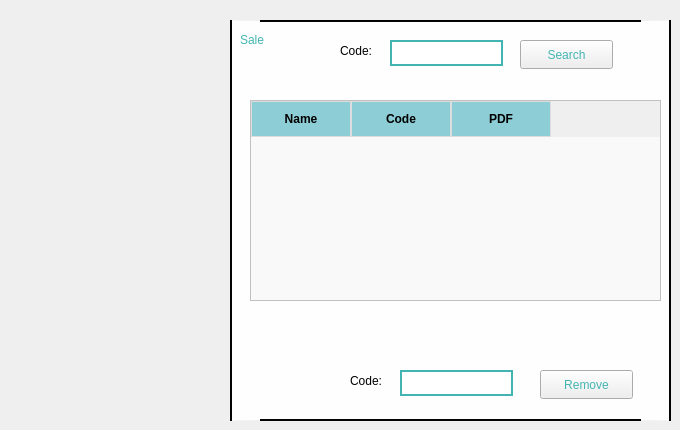
        <widget class="QWidget" name="voirfacture">
         <property name="styleSheet">
          <string notr="true">
#lineEdit_15
{
border:2px solid #42b5b2;
}
#lineEdit_16
{border:2px solid #42b5b2;}
#lineEdit_17
{border:2px solid #42b5b2;}
#lineEdit_21
{border:2px solid #42b5b2;}
#widget_6
{
background-color:#fefeff;
border-radius:30px #040301;
	border: 2px solid #040301;
}
#widget_4
{
background-color:#fefeff;
border-radius:30px #040301;
	border: 2px solid #040301;
}
#pushButton_10
{
color: #42b5b2; 
font: 12pt &quot;Berlin Sans FB&quot;;
}
#pushButton_7
{
color: #42b5b2; 
font: 12pt &quot;Berlin Sans FB&quot;;
}
#pushButton_11
{
color: #42b5b2; 
font: 12pt &quot;Berlin Sans FB&quot;;
}
#pushButton_9
{
color: #42b5b2; 
font: 12pt &quot;Berlin Sans FB&quot;;
}
#label_9
{color: #42b5b2; 
font: 16pt &quot;Berlin Sans FB&quot;; }
#label_10
{color: #42b5b2; 
font: 16pt &quot;Berlin Sans FB&quot;; }
#label_2
{
font: 12pt &quot;Berlin Sans FB&quot;; }
#label_3
{
font: 12pt &quot;Berlin Sans FB&quot;; }
#label
{
font: 12pt &quot;Berlin Sans FB&quot;; }

#label_8
{
font: 12pt &quot;Berlin Sans FB&quot;; }



</string>
         </property>
         <attribute name="title">
          <string>Consult</string>
         </attribute>
         <widget class="QWidget" name="widget_6" native="true">
          <property name="geometry">
           <rect>
            <x>230</x>
            <y>20</y>
            <width>441</width>
            <height>401</height>
           </rect>
          </property>
          <widget class="QPushButton" name="pushButton_9">
           <property name="geometry">
            <rect>
             <x>290</x>
             <y>20</y>
             <width>93</width>
             <height>29</height>
            </rect>
           </property>
           <property name="text">
            <string>Search</string>
           </property>
          </widget>
          <widget class="QPushButton" name="pushButton_11">
           <property name="geometry">
            <rect>
             <x>310</x>
             <y>350</y>
             <width>93</width>
             <height>29</height>
            </rect>
           </property>
           <property name="text">
            <string>Remove</string>
           </property>
          </widget>
          <widget class="QLineEdit" name="lineEdit_17">
           <property name="geometry">
            <rect>
             <x>160</x>
             <y>20</y>
             <width>113</width>
             <height>26</height>
            </rect>
           </property>
          </widget>
          <widget class="QLineEdit" name="lineEdit_21">
           <property name="geometry">
            <rect>
             <x>170</x>
             <y>350</y>
             <width>113</width>
             <height>26</height>
            </rect>
           </property>
          </widget>
          <widget class="QLabel" name="label_3">
           <property name="geometry">
            <rect>
             <x>110</x>
             <y>10</y>
             <width>51</width>
             <height>41</height>
            </rect>
           </property>
           <property name="text">
            <string>Code:</string>
           </property>
          </widget>
          <widget class="QLabel" name="label_8">
           <property name="geometry">
            <rect>
             <x>120</x>
             <y>340</y>
             <width>51</width>
             <height>41</height>
            </rect>
           </property>
           <property name="text">
            <string>Code:</string>
           </property>
          </widget>
          <widget class="QTableWidget" name="tableWidget_7">
           <property name="geometry">
            <rect>
             <x>20</x>
             <y>80</y>
             <width>411</width>
             <height>201</height>
            </rect>
           </property>
           <property name="styleSheet">
            <string notr="true">QTableWidget {
    background-color: #f9f9f9;
    color: #333;
    font-size: 14px;
    gridline-color: #e0e0e0;
}

QHeaderView::section {
    background-color:#8dced6 ;
    color: black;
    font-weight: bold;
    padding: 8px;
    border: 1px solid #dddddd;
}

QTableWidget::item {
    border: 1px solid #dddddd;
    padding: 8px;
}

QTableWidget::item:hover {
    background-color: #e8f5e9;
    color: #333;
}

QTableWidget::item:selected {
    background-color: #eab676;
    color: white;
}
</string>
           </property>
           <column>
            <property name="text">
             <string>Name</string>
            </property>
           </column>
           <column>
            <property name="text">
             <string>Code</string>
            </property>
           </column>
           <column>
            <property name="text">
             <string>PDF</string>
            </property>
           </column>
          </widget>
          <widget class="QLabel" name="label_10">
           <property name="geometry">
            <rect>
             <x>10</x>
             <y>10</y>
             <width>63</width>
             <height>20</height>
            </rect>
           </property>
           <property name="text">
            <string>Sale</string>
           </property>
          </widget>
         </widget>
        </widget>
